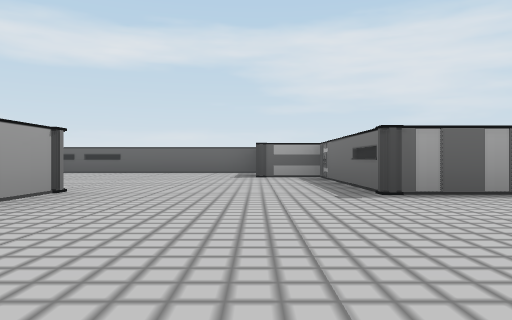
view 1 (above)

12 first-person views from a walk through a Unity game level. The camera is 0.25 m above the floor, looks level and sees 70° across. The floor is counted in squares, 1 m on a side. Each view is taken from the middle of a square. On the plan, view 1 faces up. The plan holds only what a view shows up to about 9 squares ahead; the rest is blank. The place goes on beyond the plan. The player is left out.

view 2
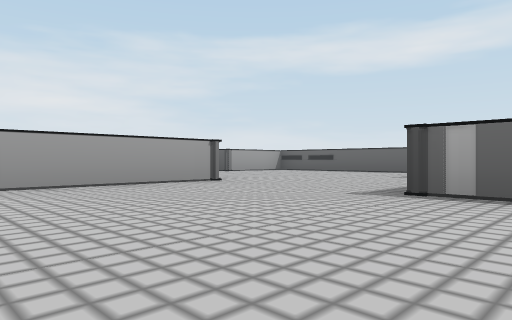

view 3
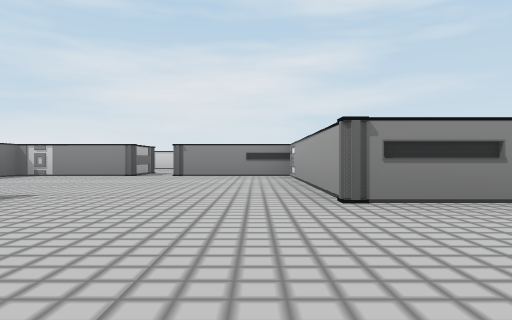

view 4
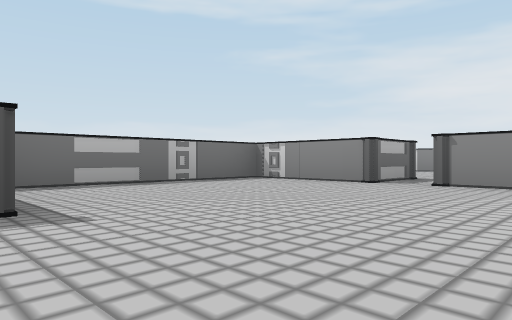

view 5
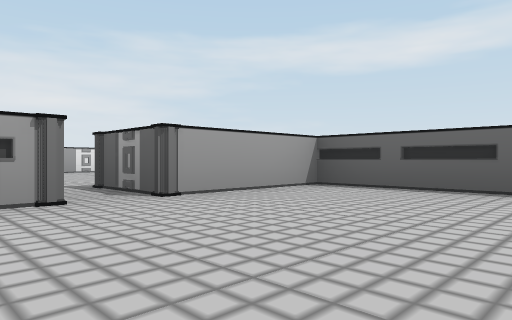

view 6
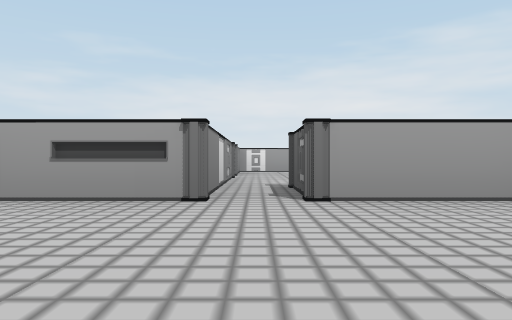

view 7
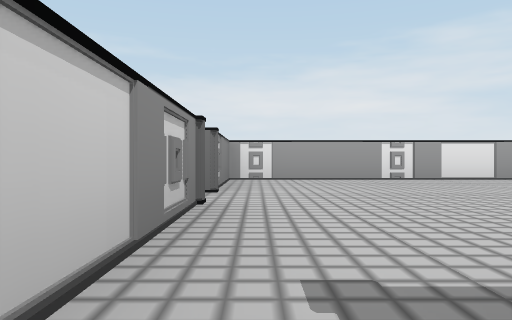

view 8
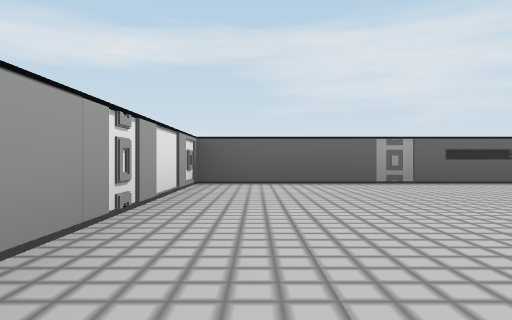

view 9
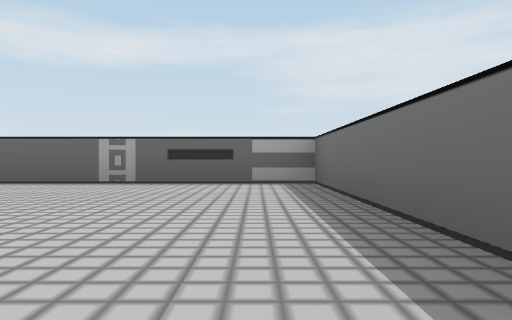

view 10
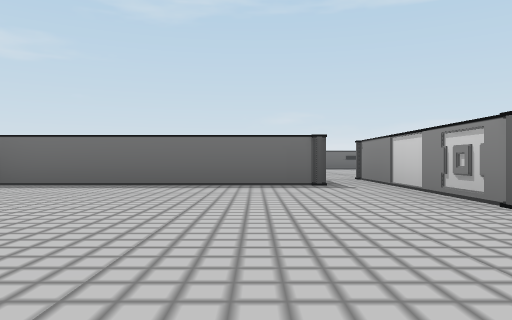

view 11
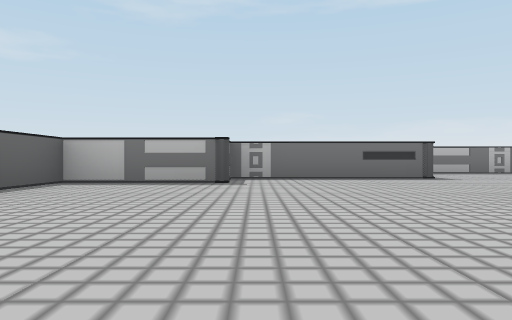

view 12
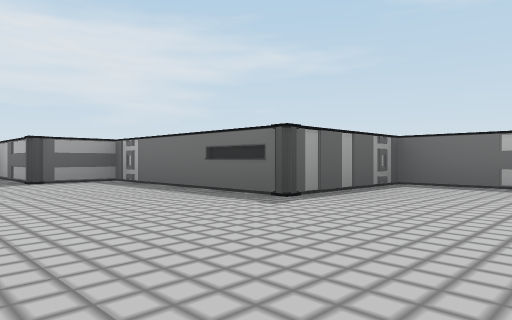

### Floor plan
Points are (right, up) in squares from view 1. A wall is a line through its corners. A room is listed if a view was taken in it or the views show most of it. See-through windows are left out.
Room 1 (views 1, 2, 12)
walls: (0.9, -0.7) (2.7, -0.7) (2.7, 2.6) (0.9, 2.6); (-1.5, 2.9) (-1.5, -0.7) (0.4, -0.7)
ways out: opening at (-0.5, 3) to room 2
Room 2 (views 3, 4, 5, 6)
walls: (-2.5, 2.9) (-1.5, 2.9); (0.9, 2.6) (0.9, 5.4) (0.1, 5.4) (0.1, 7.1) (-4.2, 7.1) (-4.2, 5.4); (-4.2, 4.6) (-4.2, 3.4)
ways out: opening at (-0.5, 3) to room 1; opening at (-4.5, 5) to room 3
Room 3 (views 7, 8, 9, 10, 11)
walls: (-7.2, 4.6) (-4.2, 4.6); (-4.2, 5.4) (-5.4, 5.4) (-5.4, 8.9) (-9.6, 8.9) (-9.6, 4.6) (-7.9, 4.6)
ways out: opening at (-4.5, 5) to room 2

Positions as (right, up) in squares from view 1, and headings:
1: (0, 0), facing up
2: (2, 0), facing up-left
3: (-1, 5), facing down
4: (-1, 3), facing down-right
5: (-2, 4), facing up-left
6: (-2, 5), facing left
7: (-5, 5), facing left
8: (-9, 5), facing up
9: (-6, 5), facing up
10: (-9, 6), facing right
11: (-4, 5), facing right
12: (-1, 1), facing up-right
